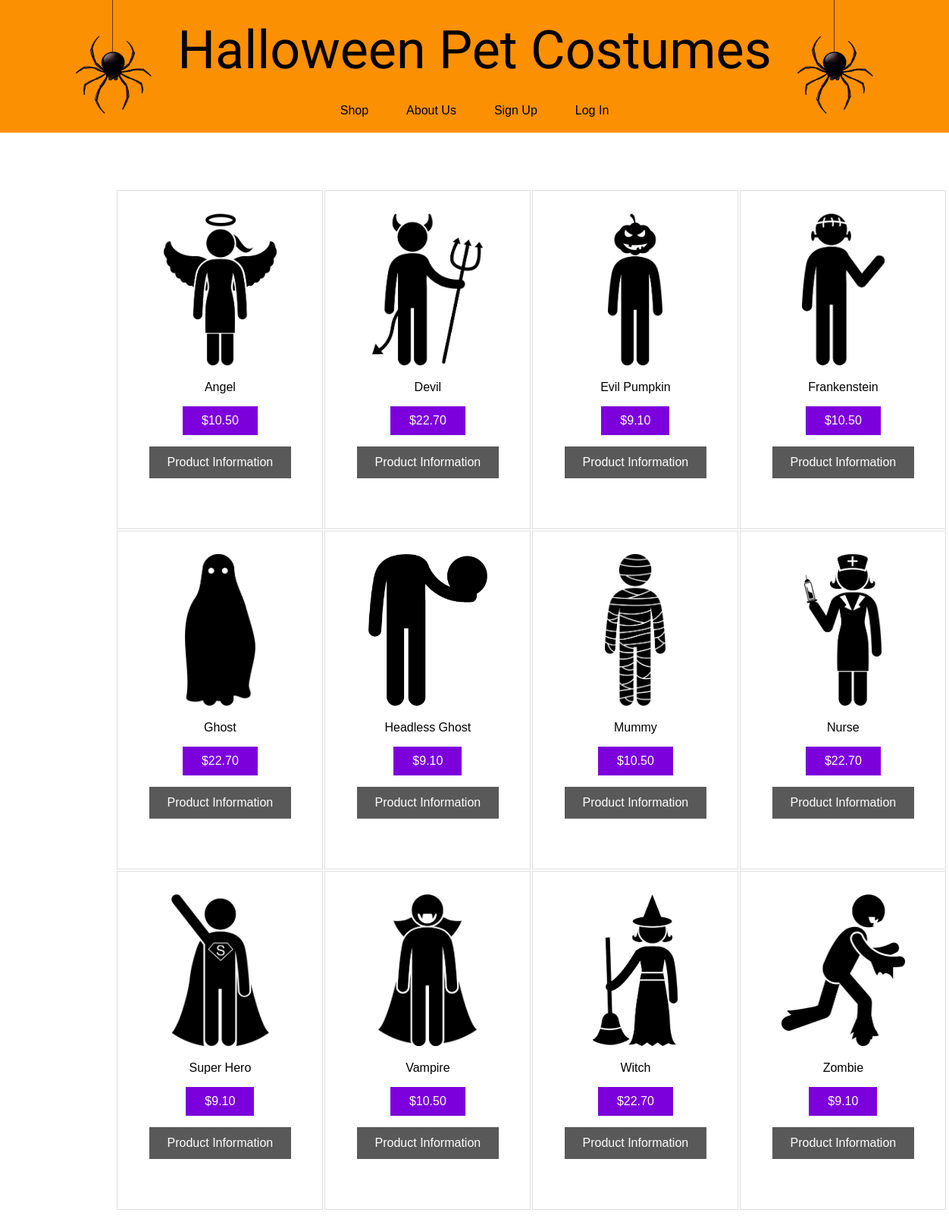
The page /shop.php on the database its author committed.
### tables this page shows
CREATE TABLE Products(
    id int NOT NULL AUTO_INCREMENT PRIMARY KEY,
    name varchar(30) NOT NULL,
    imgPath varchar(30) NOT NULL,
    descr varchar(200) NOT NULL,
    price float NOT NULL
) AUTO_INCREMENT = 1;

### displayPrices.func.php (called while the page is built)
<?php
function displayPrice($priceIn){
    return "$" . number_format($priceIn, 2);
}
?>

### displayItem.dec.php (the view, shortened to what this page needs)
<?php
function displayItem($sqlProductsRow, $conn)
{
    require_once "displayPrices.func.php";
    echo "<div class=\"searchResultItem\">";
    echo "<img class=\"itemImage\" src=\"images/products/" . $sqlProductsRow["imgPath"] . "\">";
    echo "<p class=\"itemName\">" . $sqlProductsRow["name"] . "</p>";
    echo "<p class=\"itemPrice\">" . displayPrice($sqlProductsRow["price"]) . "</p>";
    echo "<div class='dropdown'>";
    echo "<button class='dropbtn'>Product Information</button>";
    echo "</div>";
    echo "</div>";
}
?>

### shop.php (shortened to what this page needs)
<head>
    <link rel="stylesheet" href="styles/styles.css">
</head>
<body>
    <?php
        require_once "displayHeader.func.php";
        require_once "dbconn.inc.php";
        require_once "displayItem.dec.php";
        $sqlquery = "SELECT * FROM `Products`" ;
        if($result=mysqli_query($conn, $sqlquery))
        {
            echo "<div class='gridWrapper'>";
            while($row = mysqli_fetch_assoc($result))
            {
                displayItem($row, $conn);
            }
            echo "</div>";
        }
        else
        {
            echo "sql error";
        }
    ?>
</body>

### displayHeader.func.php (shortened to what this page needs)
<div class="pageHeader">
    <h1><a href="home.php">Halloween Pet Costumes</a></h1>
    <div class="topnav">
        <ul id="links">
            <li><a href="shop.php">Shop</a></li
            ><li><a href="aboutUs.php">About Us</a></li
            <?php
            require_once "getTotalNumberInCart.dec.php";
            if (isset($_SESSION["loggedInUser"])) {
                echo "><li><a href=\"logout.func.php\">Log Out of Account \"" . $_SESSION["loggedInUser"] . "\"</a></li>";
                if(getTotalNumberInCart($conn))
                {
                    echo "<li><a href=\"checkout.php\">Cart (" . getTotalNumberInCart($conn) . ")</a></li>";
                }
                else
                {
                    echo "<li><a href=\"checkout.php\">Cart</a></li>";
                }
            } else {
                echo "><li><a href=\"createAccount.php\">Sign Up</a></li>";
                echo "<li><a href=\"login.php\">Log In</a></li>";
            }
            ?>
        </ul>
    </div>
    <div id="rightHeaderImage">
    <img id="spider2" src="images/header/SpiderString.png" alt="Black Spider" width="100" height="150">
    </div>
    <div id="leftHeaderImage">
        <img id="spider" src="images/header/SpiderString.png" alt="Black Spider" width="100" height="150">
    </div>
</div>

### styles/styles.css (style rules this page uses)
body { margin: 0px; font-family: Verdana, Geneva, sans-serif; }
.pageHeader { width: auto; height: 175px; background-color: #fc9003; top: 0px; left: 0px; padding: 0px; margin: 0px; }
.pageHeader h1 { color: black; text-align: center; padding-top: 25px; margin-bottom: 30px; font-family: "Creepster"; font-size: 70px; font-weight: 100; }
.pageHeader a, a:visited { text-decoration: none; color: black; }
.topnav ul { list-style-type: none; text-align: center; padding-left: 0; }
.topnav ul li { display: inline-block; }
.topnav ul li a { color: black; text-decoration: none; padding: 10px 25px; border: none; margin: 0; background-color: #fc9003; }
#spider2 { position: absolute; right: 100px; top: 0px; }
#spider { position: absolute; left: 100px; top: 0px; }
.searchResultItem img { height: 200px; display: block; margin: 20px auto; }
.searchResultItem { border: 1px solid #dedede; padding: 10px; margin: 1px; height: 425px; width: 250px; }
.itemPrice { padding: 10px 25px; color: white; border: none; margin: 0; background-color: #7c00db; }
.searchResultItem p, .searchResultItem form, .searchResultItem form input { margin-left: auto; margin-right: auto; width: fit-content; }
.dropdown { text-align: center; margin: 15px auto; }
.dropbtn { background-color: #595959; color: white; padding: 12px 24px; font-size: 16px; border: none; cursor: pointer; }
.gridWrapper { display: grid; grid-template-columns: auto auto auto auto; margin-left: auto; margin-right: auto; margin-top: 75px; margin-bottom: 75px; width: 75.5%; }

### rows shown on the page
products: imgPath (picture), name "Angel", price "$10.50"
products: imgPath (picture), name "Devil", price "$22.70"
products: imgPath (picture), name "Evil Pumpkin", price "$9.10"
products: imgPath (picture), name "Frankenstein", price "$10.50"
products: imgPath (picture), name "Ghost", price "$22.70"
products: imgPath (picture), name "Headless Ghost", price "$9.10"
products: imgPath (picture), name "Mummy", price "$10.50"
products: imgPath (picture), name "Nurse", price "$22.70"
products: imgPath (picture), name "Super Hero", price "$9.10"
products: imgPath (picture), name "Vampire", price "$10.50"
products: imgPath (picture), name "Witch", price "$22.70"
products: imgPath (picture), name "Zombie", price "$9.10"
